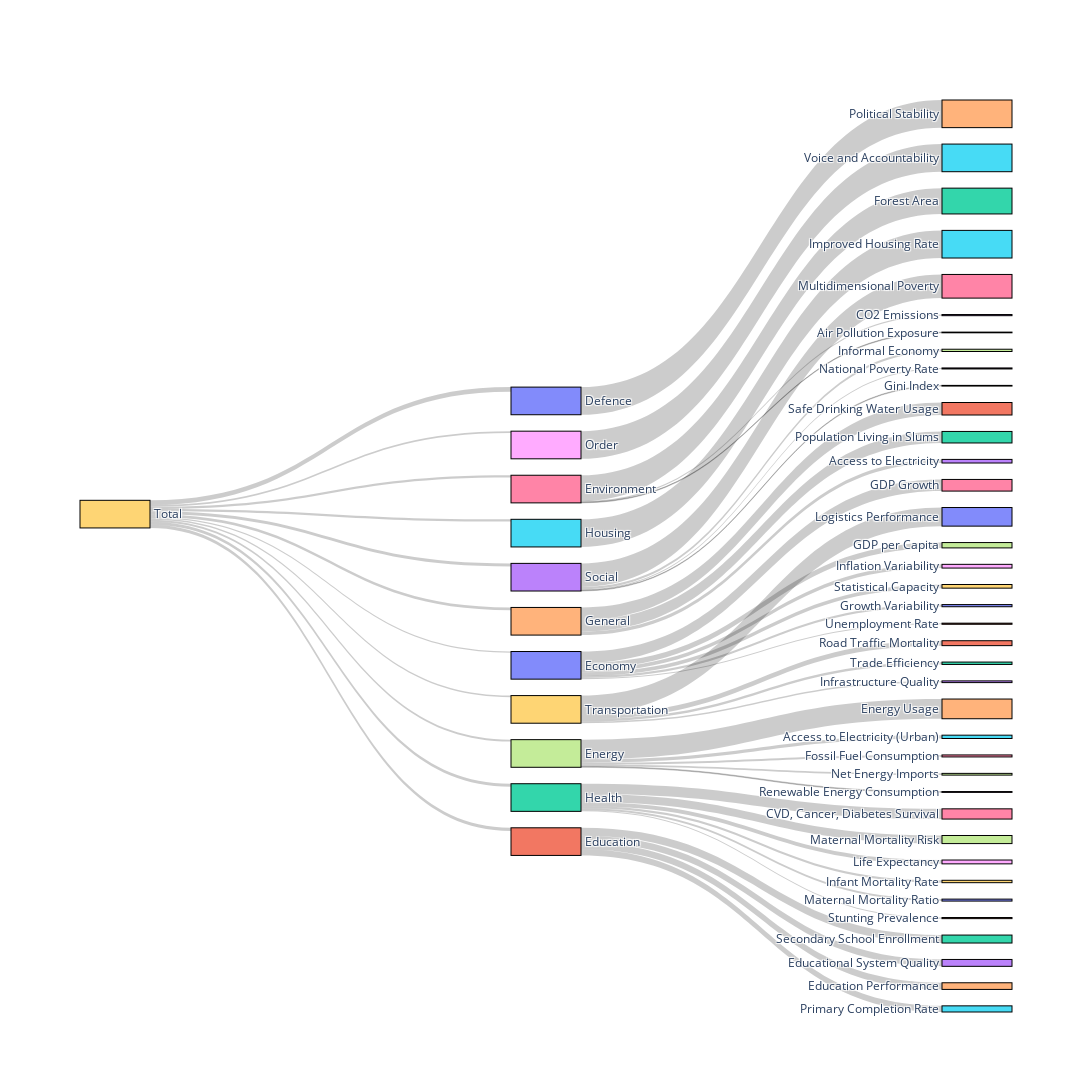

Source (notebook cell):
### Code cell
import plotly.express as px

# Asumiendo que tu DataFrame 'SD' ya está definido anteriormente...

# Crear etiquetas para cada nodo único colocando primero las etiquetas 'target'
labels = list(SD['target'].unique()) + list(SD['source'].unique())

# Crear listas de fuentes y objetivos
sources = SD['source'].apply(lambda x: labels.index(x))
targets = SD['target'].apply(lambda x: labels.index(x))

# Crear lista de valores
values = SD['value']

# Definir gamas de colores para las categorías.
# Obtener categorías únicas desde la columna 'source'
unique_sources = SD['source'].unique()


# Definir los datos para el diagrama de Sankey
sankey_data = dict(
    label = labels,
    source = sources, 
    target = targets,
    value = values
)

# Crear el objeto de figura y añadir el diagrama de Sankey
fig = go.Figure(data=[go.Sankey(
    node = dict(
      pad = 30,
      thickness = 70,
      line = dict(color = "black", width = 1),
      label = sankey_data['label']
      # color = colors
    ),
    link = dict(
      source = sankey_data['source'],
      target = sankey_data['target'],
      value = sankey_data['value']
    )
)])

# Ajustar las dimensiones del layout
fig.update_layout(
    width=1500,
    height=1200   
)

# Mostrar el diagrama
fig.show()

### Figure 1 — Plotly figure (JSON) as saved in the notebook; plotly's stock layout.template omitted (floating-point values rounded to 4 significant figures)
{"data": [{"link": {"source": [49, 49, 49, 49, 49, 49, 49, 49, 49, 49, 49, 4, 4, 4, 0, 8, 10, 10, 10, 10, 10, 10, 6, 6, 6, 5, 2, 2, 2, 2, 2, 2, 1, 1, 1, 1, 3, 3, 3, 3, 9, 9, 9, 9, 7, 7, 7, 7, 7], "target": [0, 1, 2, 3, 4, 5, 6, 7, 8, 9, 10, 11, 12, 13, 14, 15, 16, 17, 18, 19, 20, 21, 22, 23, 24, 25, 26, 27, 28, 29, 30, 31, 32, 33, 34, 35, 36, 37, 38, 39, 40, 41, 42, 43, 44, 45, 46, 47, 48], "value": [16.98, 11.34, 11.28, 11.19, 10.17, 8.249, 7.816, 6.678, 6.317, 5.735, 4.249, 45.23, 41.75, 13.03, 100, 100, 42.13, 19.32, 13.51, 13.23, 7.761, 4.053, 93.39, 4.129, 2.478, 100, 37.0, 29.29, 13.87, 8.643, 7.155, 4.032, 28.81, 24.87, 24.06, 22.26, 85.6, 8.221, 3.703, 2.473, 67.35, 17.8, 8.6, 6.251, 71.3, 12.04, 7.268, 6.283, 3.112]}, "node": {"label": ["Defence", "Education", "Health", "Social", "General", "Housing", "Environment", "Energy", "Order", "Transportation", "Economy", "Safe Drinking Water Usage", "Population Living in Slums", "Access to Electricity", "Political Stability", "Voice and Accountability", "GDP Growth", "GDP per Capita", "Inflation Variability", "Statistical Capacity", "Growth Variability", "Unemployment Rate", "Forest Area", "CO2 Emissions", "Air Pollution Exposure", "Improved Housing Rate", "CVD, Cancer, Diabetes Survival", "Maternal Mortality Risk", "Life Expectancy", "Infant Mortality Rate", "Maternal Mortality Ratio", "Stunting Prevalence", "Secondary School Enrollment", "Educational System Quality", "Education Performance", "Primary Completion Rate", "Multidimensional Poverty", "Informal Economy", "National Poverty Rate", "Gini Index", "Logistics Performance", "Road Traffic Mortality", "Trade Efficiency", "Infrastructure Quality", "Energy Usage", "Access to Electricity (Urban)", "Fossil Fuel Consumption", "Net Energy Imports", "Renewable Energy Consumption", "Total", "General", "Defence", "Order", "Economy", "Environment", "Housing", "Health", "Education", "Social", "Transportation", "Energy"], "line": {"color": "black", "width": 1}, "pad": 30, "thickness": 70}, "type": "sankey"}], "layout": {"height": 1200, "width": 1500}}
